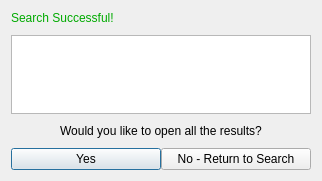
<?xml version="1.0" encoding="UTF-8"?>
<ui version="4.0">
 <class>Dialog</class>
 <widget class="QDialog" name="Dialog">
  <property name="geometry">
   <rect>
    <x>0</x>
    <y>0</y>
    <width>322</width>
    <height>181</height>
   </rect>
  </property>
  <property name="windowTitle">
   <string>Dialog</string>
  </property>
  <layout class="QGridLayout" name="gridLayout">
   <item row="0" column="0">
    <layout class="QGridLayout" name="gridLayout_2">
     <property name="verticalSpacing">
      <number>10</number>
     </property>
     <item row="3" column="0">
      <layout class="QHBoxLayout" name="horizontalLayout_2">
       <item>
        <widget class="QPushButton" name="btn_yes">
         <property name="text">
          <string>Yes</string>
         </property>
        </widget>
       </item>
       <item>
        <widget class="QPushButton" name="btn_no">
         <property name="text">
          <string>No - Return to Search</string>
         </property>
        </widget>
       </item>
      </layout>
     </item>
     <item row="1" column="0">
      <widget class="QTextEdit" name="text_reportfound"/>
     </item>
     <item row="0" column="0" alignment="Qt::AlignTop">
      <widget class="QLabel" name="label">
       <property name="styleSheet">
        <string notr="true">color: rgb(0, 170, 0);
font: 75 10pt &quot;MS Shell Dlg 2&quot;;</string>
       </property>
       <property name="text">
        <string>Search Successful!</string>
       </property>
      </widget>
     </item>
     <item row="2" column="0">
      <widget class="QLabel" name="label_2">
       <property name="text">
        <string>Would you like to open all the results?</string>
       </property>
       <property name="alignment">
        <set>Qt::AlignCenter</set>
       </property>
      </widget>
     </item>
    </layout>
   </item>
  </layout>
 </widget>
 <resources/>
 <connections/>
</ui>
